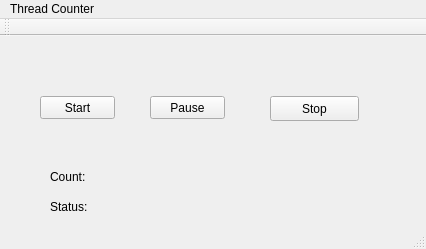
<?xml version="1.0" encoding="UTF-8"?>
<ui version="4.0">
 <class>MainWindow</class>
 <widget class="QMainWindow" name="MainWindow">
  <property name="geometry">
   <rect>
    <x>0</x>
    <y>0</y>
    <width>426</width>
    <height>249</height>
   </rect>
  </property>
  <property name="windowTitle">
   <string>MainWindow</string>
  </property>
  <widget class="QWidget" name="centralWidget">
   <widget class="QPushButton" name="pushButton">
    <property name="geometry">
     <rect>
      <x>40</x>
      <y>60</y>
      <width>75</width>
      <height>23</height>
     </rect>
    </property>
    <property name="text">
     <string>Start</string>
    </property>
   </widget>
   <widget class="QPushButton" name="pushButton_2">
    <property name="geometry">
     <rect>
      <x>150</x>
      <y>60</y>
      <width>75</width>
      <height>23</height>
     </rect>
    </property>
    <property name="text">
     <string>Pause</string>
    </property>
   </widget>
   <widget class="QLabel" name="label">
    <property name="geometry">
     <rect>
      <x>50</x>
      <y>130</y>
      <width>151</width>
      <height>21</height>
     </rect>
    </property>
    <property name="text">
     <string>Count:</string>
    </property>
   </widget>
   <widget class="QPushButton" name="pushButton_3">
    <property name="geometry">
     <rect>
      <x>270</x>
      <y>60</y>
      <width>89</width>
      <height>25</height>
     </rect>
    </property>
    <property name="text">
     <string>Stop</string>
    </property>
   </widget>
   <widget class="QLabel" name="label_2">
    <property name="geometry">
     <rect>
      <x>50</x>
      <y>160</y>
      <width>151</width>
      <height>21</height>
     </rect>
    </property>
    <property name="text">
     <string>Status:</string>
    </property>
   </widget>
  </widget>
  <widget class="QMenuBar" name="menuBar">
   <property name="geometry">
    <rect>
     <x>0</x>
     <y>0</y>
     <width>426</width>
     <height>22</height>
    </rect>
   </property>
   <widget class="QMenu" name="menuThread_Counter">
    <property name="title">
     <string>Thread Counter</string>
    </property>
   </widget>
   <addaction name="menuThread_Counter"/>
  </widget>
  <widget class="QToolBar" name="mainToolBar">
   <attribute name="toolBarArea">
    <enum>TopToolBarArea</enum>
   </attribute>
   <attribute name="toolBarBreak">
    <bool>false</bool>
   </attribute>
  </widget>
  <widget class="QStatusBar" name="statusBar"/>
 </widget>
 <layoutdefault spacing="6" margin="11"/>
 <resources/>
 <connections/>
</ui>
